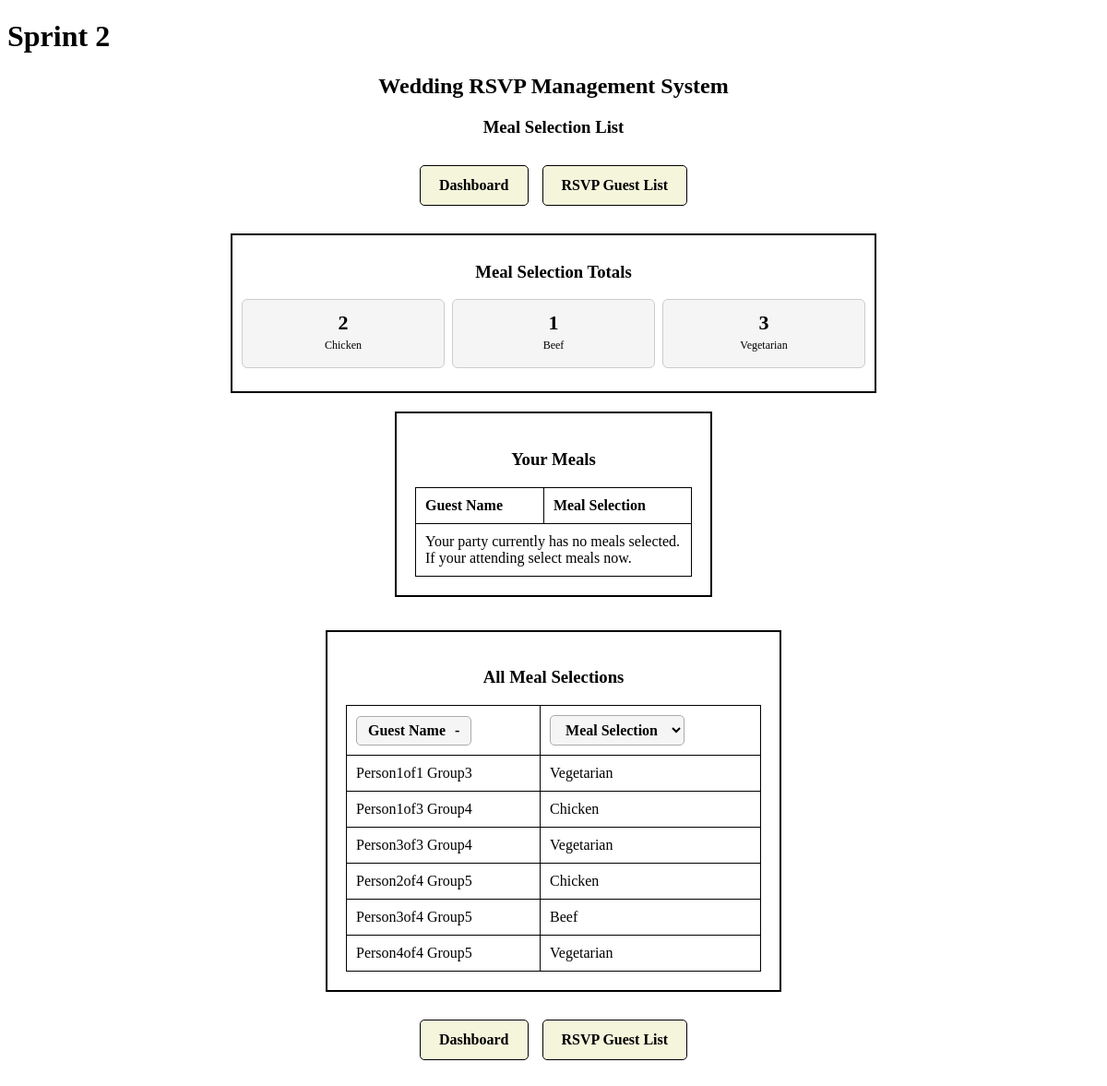
Page /meal_list/2 on the earlier database version.
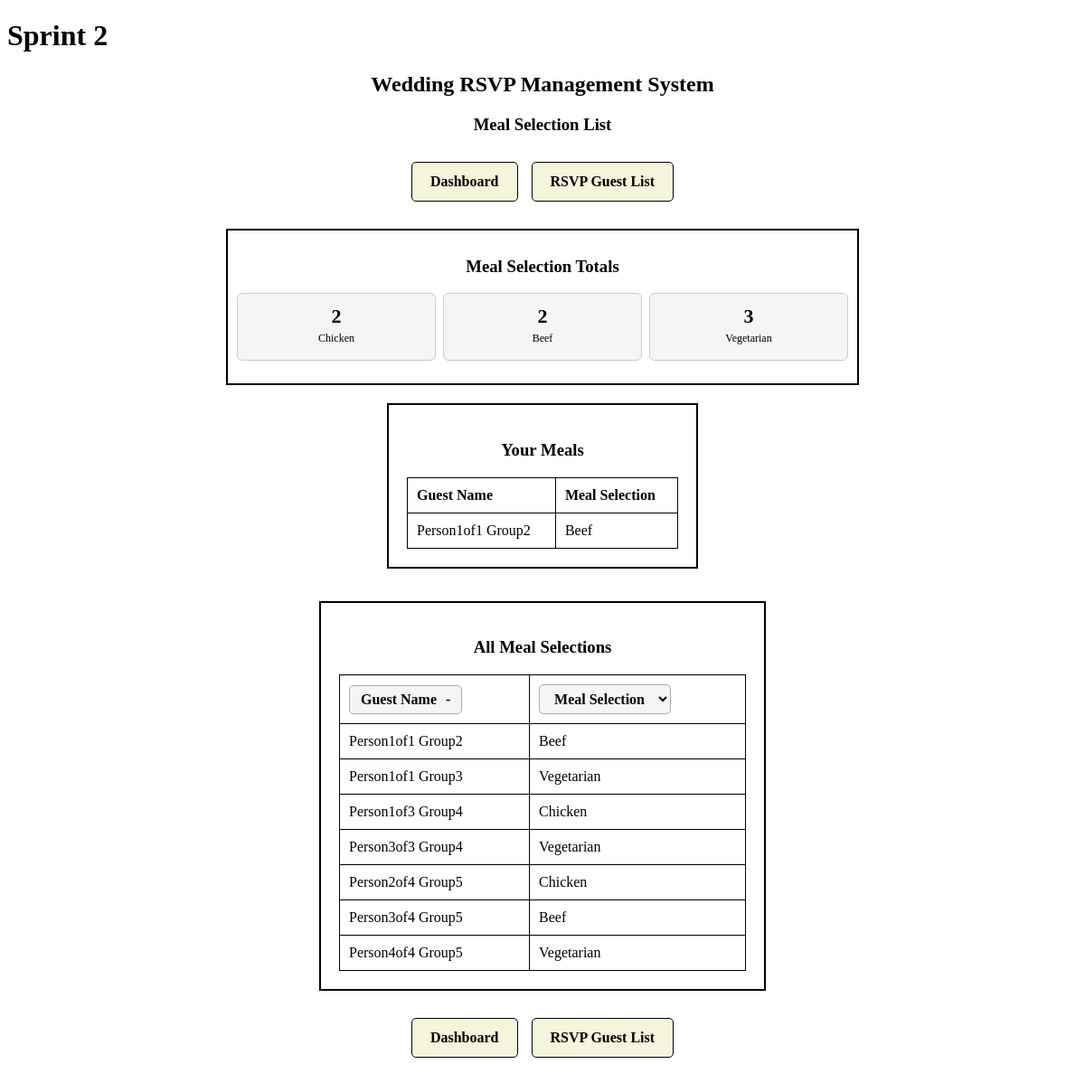
Same page on the later database version.
### tables this page shows
CREATE TABLE meal_options (
    meal_id INTEGER PRIMARY KEY,
    meal_name TEXT NOT NULL UNIQUE
);

CREATE TABLE "guests" (
    guest_id INTEGER PRIMARY KEY,
    invite_id INTEGER,
    first_name TEXT NOT NULL,
    last_name TEXT NOT NULL,
    rsvp_status TEXT DEFAULT 'Not Responded',
    FOREIGN KEY (invite_id) REFERENCES invites(invite_id)
);

### app.py (the view)
@app.route("/meal_list/<int:invite_id>")
def meal_list(invite_id):
    invitation_meals = fetch_data(
        """SELECT guests.first_name, guests.last_name, meal_options.meal_name
        FROM guests
        JOIN meal_selections
        ON guests.guest_id = meal_selections.guest_id
        JOIN meal_options
        ON meal_selections.meal_id = meal_options.meal_id
        WHERE guests.invite_id = ?
        AND guests.rsvp_status = 'Attending'""", #query section
        (invite_id,) #parameter section
    )
    all_meals = fetch_data(
        """SELECT guests.first_name, guests.last_name, meal_options.meal_name
        FROM guests
        JOIN meal_selections
        ON guests.guest_id = meal_selections.guest_id
        JOIN meal_options
        ON meal_selections.meal_id = meal_options.meal_id
        WHERE guests.rsvp_status = 'Attending'""" #query section
    )
    meal_options = fetch_data(
        "SELECT meal_id, meal_name FROM meal_options" #query section
    )
    meal_selections = fetch_data(
        "SELECT meal_id FROM meal_selections" #query section
    )
    meal_totals = calculate_meal_totals(meal_options, meal_selections)
    return render_template(
        "meal_list.html",
        invitation_meals=invitation_meals,
        all_meals=all_meals,
        invite_id=invite_id,
        meal_totals=meal_totals
    )

### calculations.py (called while the page is built)
def calculate_meal_totals(meal_options, meal_selections):
    meal_names = {}
    totals = {}
    for meal in meal_options:
        meal_id = meal[0]
        meal_name = meal[1]
        meal_names[meal_id] = meal_name
        totals[meal_name] = 0
    for selection in meal_selections:
        meal_id = selection[0]
        meal_name = meal_names[meal_id]
        totals[meal_name] += 1
    return totals

### database.py (called while the page is built)
def fetch_data(query, parameters=()):
    connection = sqlite3.connect(database)
    try:
        cursor = connection.cursor()
        cursor.execute(query, parameters)
        data = cursor.fetchall()
        return data
    finally:
        connection.close()

### templates/meal_list.html (shortened to what this page needs)
<!DOCTYPE html>
<html lang="en">
<head>
    <link rel="stylesheet" href="{{ url_for('static', filename='css/styles.css') }}">
</head>
<body>
    <h1>Sprint 2</h1>
    <h2>Wedding RSVP Management System</h2>
    <h3>Meal Selection List</h3>
	<div class="nav">
		<a class="navButton" href="{{ url_for('dashboard', invite_id=invite_id) }}">
			Dashboard
		</a>
		<a class="navButton" href="{{ url_for('rsvp_list', invite_id=invite_id) }}">
            RSVP Guest List
        </a>
	</div>
    <div class="meal-totals">
        <h3>Meal Selection Totals</h3>
        <div class="mealTotalsGrid">
            {% for meal_name, count in meal_totals.items() %}
                <div class="mealTotalCard">
                    <h3>{{ count }}</h3>
                    <p>{{ meal_name }}</p>
                </div>
            {% endfor %}
        </div>
    </div>
    <div class="form-box">
        <h3>Your Meals</h3>
        <table class="guestTable">
            <tr>
                <th>Guest Name</th>
                <th>Meal Selection</th>
            </tr>
            {% if invitation_meals %}
                {% for guest in invitation_meals %}
                <tr>
                    <td>{{ guest[0] }} {{ guest[1] }}</td>
                    <td>{{ guest[2] }}</td>
                </tr>
                {% endfor %}
            {% else %}
                <tr>
                    <td colspan="2">
                        Your party currently has no meals selected.<br>
                        If your attending select meals now.
                    </td>
                </tr>
            {% endif %}
        </table>
    </div>
    <br><br>
    <div class="form-box list-box">
        <h3>All Meal Selections</h3>
        <table class="guestTable sortable-table filterable-table">
            <thead>
                <tr>
                    <th><button type="button" class="sort-by-name">Guest Name <span>-</span></button></th>
                    <th><select class="filter-by-value" aria-label="Filter Meal Selection"><option value="">Meal Selection</option></select></th>
                </tr>
            </thead>
            <tbody>
                {% for guest in all_meals %}
                <tr data-first-name="{{ guest[0] }}">
                    <td>{{ guest[0] }} {{ guest[1] }}</td>
                    <td>{{ guest[2] }}</td>
                </tr>
                {% endfor %}
            </tbody>
        </table>
    </div>
	<div class="nav">
		<a class="navButton" href="{{ url_for('dashboard', invite_id=invite_id) }}">
			Dashboard
		</a>
		<a class="navButton" href="{{ url_for('rsvp_list', invite_id=invite_id) }}">
            RSVP Guest List
        </a>
	</div>
</body>
</html>

Differences in the rows shown:
computed for meal_options "Beef": meal_id "1" → "2"
now on this page (row edited): guests: first_name "Person1of1", last_name "Group2", meal_name "Beef"
Other differences:
text no longer shown: "Your party currently has no meals selected. If your attending select meals now."
